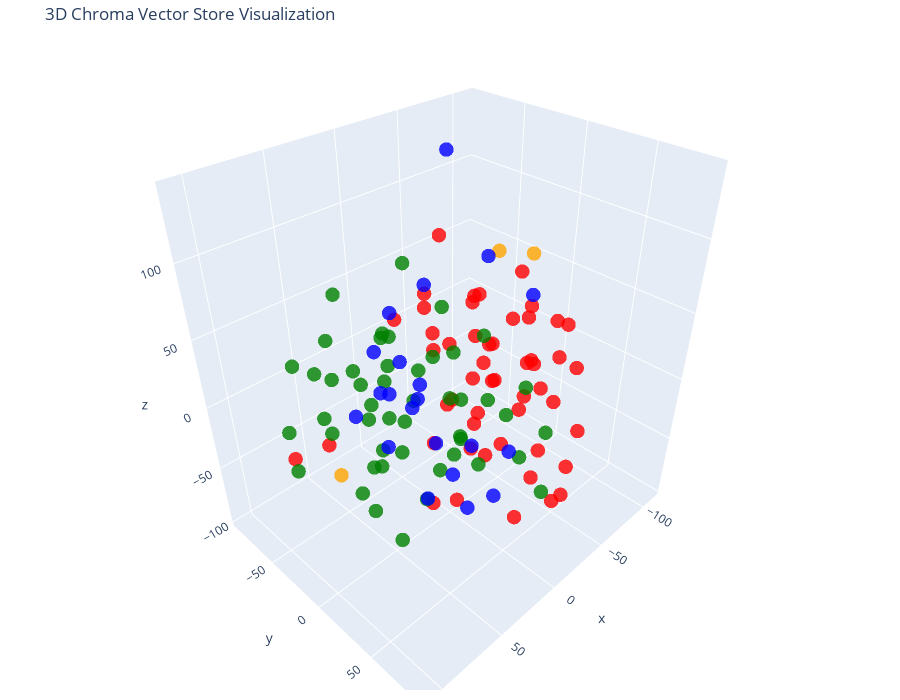

This figure's notebook cell:
### Code cell
# Let's try 3D!

tsne = TSNE(n_components=3, random_state=42)
reduced_vectors = tsne.fit_transform(vectors)

# Create the 3D scatter plot
fig = go.Figure(data=[go.Scatter3d(
    x=reduced_vectors[:, 0],
    y=reduced_vectors[:, 1],
    z=reduced_vectors[:, 2],
    mode='markers',
    marker=dict(size=5, color=colors, opacity=0.8),
    text=[f"Type: {t}<br>Text: {d[:100]}..." for t, d in zip(doc_types, documents)],
    hoverinfo='text'
)])

fig.update_layout(
    title='3D Chroma Vector Store Visualization',
    scene=dict(xaxis_title='x', yaxis_title='y', zaxis_title='z'),
    width=900,
    height=700,
    margin=dict(r=10, b=10, l=10, t=40)
)

fig.show()

### Figure 1 — Plotly figure (JSON) as saved in the notebook; plotly's stock layout.template omitted (floating-point values rounded to 4 significant figures)
{"data": [{"hoverinfo": "text", "marker": {"color": ["orange", "orange", "orange", "red", "red", "red", "red", "red", "red", "red", "red", "red", "red", "red", "red", "red", "red", "red", "red", "red", "red", "red", "red", "red", "red", "red", "red", "red", "red", "red", "red", "red", "red", "red", "red", "red", "red", "red", "red", "red", "red", "red", "red", "red", "red", "red", "red", "red", "red", "red", "red", "red", "red", "red", "green", "green", "green", "green", "green", "green", "green", "green", "green", "green", "green", "green", "green", "green", "green", "green", "green", "green", "green", "green", "green", "green", "green", "green", "green", "green", "green", "green", "green", "green", "green", "green", "green", "green", "green", "green", "green", "green", "green", "green", "green", "green", "green", "green", "green", "green", "green", "green", "blue", "blue", "blue", "blue", "blue", "blue", "blue", "blue", "blue", "blue", "blue", "blue", "blue", "blue", "blue", "blue", "blue", "blue", "blue", "blue", "blue"], "opacity": 0.8, "size": 5}, "mode": "markers", "text": ["Type: company<br>Text: # About Insurellm\n\nInsurellm was founded by Avery Lancaster in 2015 as an insurance tech startup des...", "Type: company<br>Text: # Careers at Insurellm\n\nInsurellm is hiring! We are looking for talented software engineers, data sc...", "Type: company<br>Text: # Overview of Insurellm\n\nInsurellm is an innovative insurance tech firm with 200 employees across th...", "Type: contracts<br>Text: # Contract with Apex Reinsurance for Rellm: AI-Powered Enterprise Reinsurance Solution\n\n## Terms\n\n1....", "Type: contracts<br>Text: ## Renewal\n\n1. **Automatic Renewal**: This Agreement will automatically renew for successive one-yea...", "Type: contracts<br>Text: 2. **Seamless Integrations**: The architecture of Rellm allows for easy integration with existing sy...", "Type: contracts<br>Text: 1. **Technical Support**: Provider shall offer dedicated technical support to the Client via phone, ...", "Type: contracts<br>Text: **Insurellm, Inc.**  \n_____________________________  \nAuthorized Signature   \nDate: ________________...", "Type: contracts<br>Text: # Contract with Belvedere Insurance for Markellm\n\n## Terms\nThis Contract (\"Agreement\") is made and e...", "Type: contracts<br>Text: ## Renewal\n1. **Renewal Terms**: This Agreement may be renewed for additional one-year terms upon mu...", "Type: contracts<br>Text: ## Features\n1. **AI-Powered Matching**: Belvedere Insurance will benefit from Markellm's AI-powered ...", "Type: contracts<br>Text: ## Support\n1. **Technical Support**: Technical support will be available from 9 AM to 7 PM EST, Mond...", "Type: contracts<br>Text: **Belvedere Insurance**  \nSignature: ______________________  \nName: [Authorized Signatory]  \nTitle: ...", "Type: contracts<br>Text: # Contract with BrightWay Solutions for Markellm\n\n**Contract Date:** October 5, 2023  \n**Contract ID...", "Type: contracts<br>Text: 3. **Service Level Agreement (SLA):**  \n   Insurellm commits to a 99.9% uptime for the platform with...", "Type: contracts<br>Text: 2. **Real-Time Quote Availability:**  \n   Consumers sourced via BrightWay Solutions will receive rea...", "Type: contracts<br>Text: 3. **Training and Onboarding:**  \n   Insurellm agrees to provide one free training session on how to...", "Type: contracts<br>Text: # Contract with EverGuard Insurance for Rellm: AI-Powered Enterprise Reinsurance Solution\n\n**Contrac...", "Type: contracts<br>Text: 4. **Usage Rights**: EverGuard Insurance is granted a non-exclusive, non-transferable license to acc...", "Type: contracts<br>Text: 2. **Customizable Dashboard**: Users at EverGuard Insurance will have access to a customizable dashb...", "Type: contracts<br>Text: 3. **Updates and Upgrades**: EverGuard Insurance will receive all platform updates and upgrades at n...", "Type: contracts<br>Text: # Contract with GreenField Holdings for Markellm\n\n**Effective Date:** November 15, 2023  \n**Contract...", "Type: contracts<br>Text: ## Renewal\n1. **Automatic Renewal**: This contract will automatically renew for sequential one-year ...", "Type: contracts<br>Text: ## Features\n1. **AI-Powered Matching**: Access to advanced algorithms that connect GreenField Holdin...", "Type: contracts<br>Text: ## Support\n1. **Customer Support Access**: The Client will have access to dedicated support through ...", "Type: contracts<br>Text: **Signatures:**  \n_________________________                           _________________________  \n**...", "Type: contracts<br>Text: # Contract with Greenstone Insurance for Homellm\n\n---\n\n## Terms\n\n1. **Parties**: This Contract (\"Agr...", "Type: contracts<br>Text: 4. **Payment Terms**: \n   - The Customer shall pay an amount of $10,000 per month for the Standard T...", "Type: contracts<br>Text: ---\n\n## Features\n\n- **AI-Powered Risk Assessment**: Customer will have access to enhanced risk evalu...", "Type: contracts<br>Text: - **Customer Portal**: A dedicated portal will be provided, allowing the Customer's clients to manag...", "Type: contracts<br>Text: ______________________________  \n[Name], [Title]  \nDate: ______________________\n\n**For Greenstone In...", "Type: contracts<br>Text: # Contract with GreenValley Insurance for Homellm\n\n**Contract Date:** October 6, 2023  \n**Contract N...", "Type: contracts<br>Text: 4. **Confidentiality:** Both parties agree to maintain the confidentiality of proprietary informatio...", "Type: contracts<br>Text: 1. **AI-Powered Risk Assessment:** Access to advanced AI algorithms for real-time risk evaluations.\n...", "Type: contracts<br>Text: 3. **Regular Updates:** Insurellm will offer ongoing updates and enhancements to the Homellm platfor...", "Type: contracts<br>Text: # Contract with Pinnacle Insurance Co. for Homellm\n\n## Terms\nThis contract (\"Contract\") is entered i...", "Type: contracts<br>Text: ## Renewal\n1. **Renewal Terms**: At the end of the initial term, this Contract shall automatically r...", "Type: contracts<br>Text: ## Features\n1. **AI-Powered Risk Assessment**: Utilized for tailored underwriting decisions specific...", "Type: contracts<br>Text: ## Support\n1. **Technical Support**: Insurellm shall provide 24/7 technical support via an email and...", "Type: contracts<br>Text: # Contract with Roadway Insurance Inc. for Carllm\n\n---\n\n## Terms\n\n1. **Agreement Effective Date**: T...", "Type: contracts<br>Text: ---\n\n## Renewal\n\n1. **Automatic Renewal**: This agreement will automatically renew for an additional...", "Type: contracts<br>Text: ---\n\n## Features\n\n1. **Access to Core Features**: Roadway Insurance Inc. will have access to all Pro...", "Type: contracts<br>Text: ---\n\n## Support\n\n1. **Technical Support**: Roadway Insurance Inc. will receive priority technical su...", "Type: contracts<br>Text: # Contract with Stellar Insurance Co. for Rellm\n\n## Terms\nThis contract is made between **Insurellm*...", "Type: contracts<br>Text: ### Termination\nEither party may terminate this agreement with a **30-day written notice**. In the e...", "Type: contracts<br>Text: ## Features\nStellar Insurance Co. will receive access to the following features of the Rellm product...", "Type: contracts<br>Text: ## Support\nInsurellm provides Stellar Insurance Co. with the following support services:\n\n- **24/7 T...", "Type: contracts<br>Text: # Contract with TechDrive Insurance for Carllm\n\n**Contract Date:** October 1, 2024  \n**Contract Dura...", "Type: contracts<br>Text: ## Renewal\n\n1. **Automatic Renewal**: This contract shall automatically renew for additional one-yea...", "Type: contracts<br>Text: ## Support\n\n1. **Customer Support**: Insurellm will provide 24/7 customer support to TechDrive Insur...", "Type: contracts<br>Text: **TechDrive Insurance Representative:**  \nName: Sarah Johnson  \nTitle: Operations Director  \nDate: _...", "Type: contracts<br>Text: # Contract with Velocity Auto Solutions for Carllm\n\n**Contract Date:** October 1, 2023  \n**Contract ...", "Type: contracts<br>Text: ## Renewal\n\n1. **Automatic Renewal**: This contract will automatically renew for successive 12-month...", "Type: contracts<br>Text: ## Support\n\n1. **Customer Support**: Velocity Auto Solutions will have access to Insurellm’s custome...", "Type: employees<br>Text: # HR Record\n\n# Alex Chen\n\n## Summary\n- **Date of Birth:** March 15, 1990  \n- **Job Title:** Backend ...", "Type: employees<br>Text: ## Annual Performance History\n- **2020:**  \n  - Completed onboarding successfully.  \n  - Met expecta...", "Type: employees<br>Text: ## Compensation History\n- **2020:** Base Salary: $80,000  \n- **2021:** Base Salary Increase to $90,0...", "Type: employees<br>Text: Alex Chen continues to be a vital asset at Insurellm, contributing significantly to innovative backe...", "Type: employees<br>Text: # HR Record\n\n# Alex Harper\n\n## Summary\n- **Date of Birth**: March 15, 1993  \n- **Job Title**: Sales ...", "Type: employees<br>Text: ## Annual Performance History  \n- **2021**:  \n  - **Performance Rating**: 4.5/5  \n  - **Key Achievem...", "Type: employees<br>Text: - **2022**:  \n  - **Base Salary**: $65,000 (Promotion to Senior SDR)  \n  - **Bonus**: $13,000 (20% o...", "Type: employees<br>Text: # HR Record\n\n# Alex Thomson\n\n## Summary\n- **Date of Birth:** March 15, 1995  \n- **Job Title:** Sales...", "Type: employees<br>Text: ## Annual Performance History  \n- **2022** - Rated as \"Exceeds Expectations.\" Alex Thomson achieved ...", "Type: employees<br>Text: ## Other HR Notes\n- Alex Thomson is an active member of the Diversity and Inclusion committee at Ins...", "Type: employees<br>Text: # Avery Lancaster\n\n## Summary\n- **Date of Birth**: March 15, 1985  \n- **Job Title**: Co-Founder & Ch...", "Type: employees<br>Text: - **2010 - 2013**: Business Analyst at Edge Analytics  \n  Prior to joining Innovate, Avery worked as...", "Type: employees<br>Text: - **2018**: **Exceeds Expectations**  \n  Under Avery’s pivoted vision, Insurellm launched two new su...", "Type: employees<br>Text: - **2022**: **Satisfactory**  \n  Avery focused on rebuilding team dynamics and addressing employee c...", "Type: employees<br>Text: ## Compensation History\n- **2015**: $150,000 base salary + Significant equity stake  \n- **2016**: $1...", "Type: employees<br>Text: ## Other HR Notes\n- **Professional Development**: Avery has actively participated in leadership trai...", "Type: employees<br>Text: # HR Record\n\n# Emily Carter\n\n## Summary\n- **Date of Birth:** August 12, 1990  \n- **Job Title:** Acco...", "Type: employees<br>Text: - **2017-2019:** Marketing Intern  \n  - Assisted with market research and campaign development for s...", "Type: employees<br>Text: ## Compensation History\n| Year | Base Salary | Bonus         | Total Compensation |\n|------|--------...", "Type: employees<br>Text: Emily Carter exemplifies the kind of talent that drives Insurellm's success and is an invaluable ass...", "Type: employees<br>Text: # HR Record\n\n# Emily Tran\n\n## Summary\n- **Date of Birth:** March 18, 1991  \n- **Job Title:** Digital...", "Type: employees<br>Text: - **January 2017 - May 2018**: Marketing Intern  \n  - Supported the Marketing team by collaborating ...", "Type: employees<br>Text: - **2021**:  \n  - Performance Rating: Meets Expectations  \n  - Key Achievements: Contributed to the ...", "Type: employees<br>Text: - **Professional Development Goals**:  \n  - Emily Tran aims to become a Marketing Manager within the...", "Type: employees<br>Text: # HR Record\n\n# Jordan Blake\n\n## Summary\n- **Date of Birth:** March 15, 1993  \n- **Job Title:** Sales...", "Type: employees<br>Text: ## Annual Performance History\n- **2021:** First year at Insurellm; achieved 90% of monthly targets. ...", "Type: employees<br>Text: ## Other HR Notes\n- Jordan has shown an interest in continuing education, actively participating in ...", "Type: employees<br>Text: # HR Record\n\n# Jordan K. Bishop\n\n## Summary\n- **Date of Birth:** March 15, 1990\n- **Job Title:** Fro...", "Type: employees<br>Text: ## Annual Performance History\n- **2019:** Exceeds Expectations - Continuously delivered high-quality...", "Type: employees<br>Text: ## Compensation History\n- **June 2018:** Starting Salary - $85,000\n- **June 2019:** Salary Increase ...", "Type: employees<br>Text: ## Other HR Notes\n- Jordan K. Bishop has been an integral part of club initiatives, including the In...", "Type: employees<br>Text: # HR Record\n\n# Maxine Thompson\n\n## Summary\n- **Date of Birth:** January 15, 1991  \n- **Job Title:** ...", "Type: employees<br>Text: ## Insurellm Career Progression\n- **January 2017 - October 2018**: **Junior Data Engineer**  \n  * Ma...", "Type: employees<br>Text: - **January 2021 - Present**: **Senior Data Engineer**  \n  * Maxine was promoted to Senior Data Engi...", "Type: employees<br>Text: ## Annual Performance History\n- **2017**: *Meets Expectations*  \n  Maxine showed potential in her ro...", "Type: employees<br>Text: - **2021**: *Exceeds Expectations*  \n  Maxine spearheaded the transition to a new data warehousing s...", "Type: employees<br>Text: ## Compensation History\n- **2017**: $70,000 (Junior Data Engineer)  \n- **2018**: $75,000 (Junior Dat...", "Type: employees<br>Text: # HR Record\n\n# Oliver Spencer\n\n## Summary\n- **Date of Birth**: May 14, 1990  \n- **Job Title**: Backe...", "Type: employees<br>Text: ## Annual Performance History\n- **2018**: **3/5** - Adaptable team player but still learning to take...", "Type: employees<br>Text: ## Compensation History\n- **March 2018**: Initial salary of $80,000.\n- **July 2019**: Salary increas...", "Type: employees<br>Text: # Samantha Greene\n\n## Summary\n- **Date of Birth:** October 14, 1990\n- **Job Title:** HR Generalist\n-...", "Type: employees<br>Text: ## Annual Performance History\n- **2020:** Exceeds Expectations  \n  Samantha Greene demonstrated exce...", "Type: employees<br>Text: ## Compensation History\n- **2020:** Base Salary - $55,000  \n  The entry-level salary matched industr...", "Type: employees<br>Text: - **2023:** Base Salary - $70,000  \n  Recognized for substantial improvement in employee relations m...", "Type: employees<br>Text: # HR Record\n\n# Samuel Trenton\n\n## Summary\n- **Date of Birth:** April 12, 1989  \n- **Job Title:** Sen...", "Type: employees<br>Text: ## Annual Performance History\n- **2023:** Rating: 4.5/5  \n  *Samuel exceeded expectations, successfu...", "Type: employees<br>Text: ## Compensation History\n- **2023:** Base Salary: $115,000 + Bonus: $15,000  \n  *Annual bonus based o...", "Type: employees<br>Text: - **Engagement in Company Culture:** Regularly participates in team-building events and contributes ...", "Type: products<br>Text: # Product Summary\n\n# Carllm\n\n## Summary\n\nCarllm is an innovative auto insurance product developed by...", "Type: products<br>Text: - **Instant Quoting**: With Carllm, insurance companies can offer near-instant quotes to customers, ...", "Type: products<br>Text: - **Mobile Integration**: Carllm is designed to work seamlessly with mobile applications, providing ...", "Type: products<br>Text: - **Professional Tier**: $2,500/month\n  - For medium-sized companies.\n  - All Basic Tier features pl...", "Type: products<br>Text: ### Q2 2025: Customer Experience Improvements\n- Launch of a new **mobile app** for end-users.\n- Intr...", "Type: products<br>Text: # Product Summary\n\n# Homellm\n\n## Summary\nHomellm is an innovative home insurance product developed b...", "Type: products<br>Text: ### 2. Dynamic Pricing Model\nWith Homellm's innovative dynamic pricing model, insurance providers ca...", "Type: products<br>Text: ### 5. Multi-Channel Integration\nHomellm seamlessly integrates into existing insurance platforms, pr...", "Type: products<br>Text: - **Basic Tier:** Starting at $5,000/month for small insurers with basic integration features.\n- **S...", "Type: products<br>Text: All tiers include a comprehensive training program and ongoing updates to ensure optimal performance...", "Type: products<br>Text: With Homellm, Insurellm is committed to transforming the landscape of home insurance, ensuring both ...", "Type: products<br>Text: # Product Summary\n\n# Markellm\n\n## Summary\n\nMarkellm is an innovative two-sided marketplace designed ...", "Type: products<br>Text: - **User-Friendly Interface**: Designed with user experience in mind, Markellm features an intuitive...", "Type: products<br>Text: - **Customer Support**: Our dedicated support team is always available to assist both consumers and ...", "Type: products<br>Text: ### For Insurance Companies:\n- **Basic Listing Fee**: $199/month for a featured listing on the platf...", "Type: products<br>Text: ### Q3 2025\n- Initiate a comprehensive marketing campaign targeting both consumers and insurers to i...", "Type: products<br>Text: # Product Summary\n\n# Rellm: AI-Powered Enterprise Reinsurance Solution\n\n## Summary\n\nRellm is an inno...", "Type: products<br>Text: ### Seamless Integrations\nRellm's architecture is designed for effortless integration with existing ...", "Type: products<br>Text: ### Regulatory Compliance Tools\nRellm includes built-in compliance tracking features to help organiz...", "Type: products<br>Text: Join the growing number of organizations leveraging Rellm to enhance their reinsurance processes whi...", "Type: products<br>Text: Experience the future of reinsurance with Rellm, where innovation meets reliability. Let Insurellm h..."], "type": "scatter3d", "x": [-76.25, 75.17, -81.46, -37.42, -40.34, -44.21, -53.57, -97.61, -58.53, -51.82, -34.88, -75.43, -56.07, -90.04, -100.4, -89.82, -85.08, -45.2, -59.81, -49.5, -72.98, -64.12, -64.83, -2.578, -111.6, -63.98, -29.56, -19.1, 4.03, 83.11, -81.13, -35.24, -37.2, -2.566, -59.74, 7.468, -43.68, -10.11, 57.32, -45.33, -41.11, -9.443, -40.15, -30.27, -65.77, 32.64, -78.43, -32.82, -40.75, -21.6, -21.16, -61.93, -65.9, -61.6, 1.926, 20.83, 55.31, 44.93, 49.65, 52.26, 63.77, 65.3, 84.86, 89.47, 39.91, 39.95, 39.92, 25.14, 65.05, 15.15, 37.54, 13.59, 77.86, 81.2, 79.75, 41.53, 92.37, 91.43, 34.42, 78.67, 108.1, 73.26, 8.712, 72.09, 97.27, 41.2, 47.99, 33.88, 14.63, 23.81, 45.13, 66.45, 15.22, 68.09, 12.62, 6.211, 41.24, 37.8, 50.48, 47.99, 52.12, 92.41, -14.32, 13.46, 10.68, -36.71, -0.538, 1.433, -8.409, 8.545, 4.931, 3.014, 31.96, -22.38, -34.93, -36.13, -28.49, 0.4557, -7.476, 16.16, -16.91, 20.02, -33.74], "y": [-30.29, -18.74, -5.244, -40.54, 41.58, -54.54, 16.34, -11.07, -33.92, 48.33, -52.18, -0.1336, -56.98, -26.96, 13.75, -10.48, -62.07, -20.95, -7.046, -27.62, -2.782, -40.76, 48.37, -54.09, -38.65, -91.63, -3.247, 42.21, -11.25, -56.02, -45.89, -13.84, -11.35, -0.9818, -17.79, -9.29, 34.82, -33.07, -55.01, 61.23, 62.64, -24.85, -1.542, 4.107, 53.73, 38.37, 23.07, 36.52, 39.29, 17.45, 12.45, 32.28, 33.46, 9.807, -68.45, 14.18, 42.86, -16.66, -3.492, -1.173, 29.23, -0.1027, 42.16, -2.209, -72.26, -29.59, -45.74, -29.58, 72.3, 87.33, -17.69, -25.42, 60.73, 43.27, 7.605, -87.09, 36.85, 34.07, 3.886, 12.7, -11.92, -32.96, 34.86, 74.74, -34.24, -57.49, 39.91, 56.22, 44.53, 32.09, 53.26, -31.0, 17.72, 24.76, 84.94, 64.43, 80.66, 88.03, 10.35, 23.7, 51.74, -29.14, -44.03, -52.95, -24.39, -39.96, -48.08, 20.51, 43.01, 10.91, 21.1, 41.82, 11.77, -82.44, 32.88, -61.34, 2.97, -73.72, -69.09, -44.39, -31.32, -73.93, -68.23], "z": [63.24, -30.29, 68.48, -50.07, -44.68, 77.21, -20.49, -29.57, 2.466, -94.6, 7.248, -12.04, -13.94, 5.777, 14.3, 23.34, 6.767, -61.13, -80.94, -91.69, -53.57, 29.53, -70.77, 31.56, 30.93, -1.602, -32.22, -91.14, -43.48, -35.87, -37.52, -11.67, 53.83, -4.804, -28.65, -95.45, -75.87, 56.45, -39.49, 29.64, -71.14, 18.43, 19.94, -66.19, -35.9, -40.91, -35.27, 29.25, 5.177, 10.31, 34.99, 42.56, 13.72, 35.43, -86.82, 80.16, 77.93, -41.28, 35.44, 67.44, 33.16, 18.51, 55.06, 21.34, 26.4, -1.473, 16.23, 20.98, 72.42, -12.34, 55.95, 89.45, 7.435, -34.58, -24.12, -6.45, 23.64, -10.8, 17.29, 56.96, -0.8628, 4.725, 65.38, 43.63, 7.303, 66.82, -5.356, 0.4682, 29.27, 0.4776, 24.22, 31.01, 49.15, 87.53, 28.12, 44.04, 54.18, 28.5, -8.952, 56.13, 54.93, 54.44, -21.89, -19.07, -17.35, 139.5, 2.003, -27.8, -24.79, -54.31, -79.99, -55.68, -58.99, 15.73, 72.48, 41.08, 88.94, -1.896, -40.03, -60.0, -68.76, -47.69, -58.28]}], "layout": {"height": 700, "margin": {"b": 10, "l": 10, "r": 10, "t": 40}, "scene": {"xaxis": {"title": {"text": "x"}}, "yaxis": {"title": {"text": "y"}}, "zaxis": {"title": {"text": "z"}}}, "title": {"text": "3D Chroma Vector Store Visualization"}, "width": 900}}
